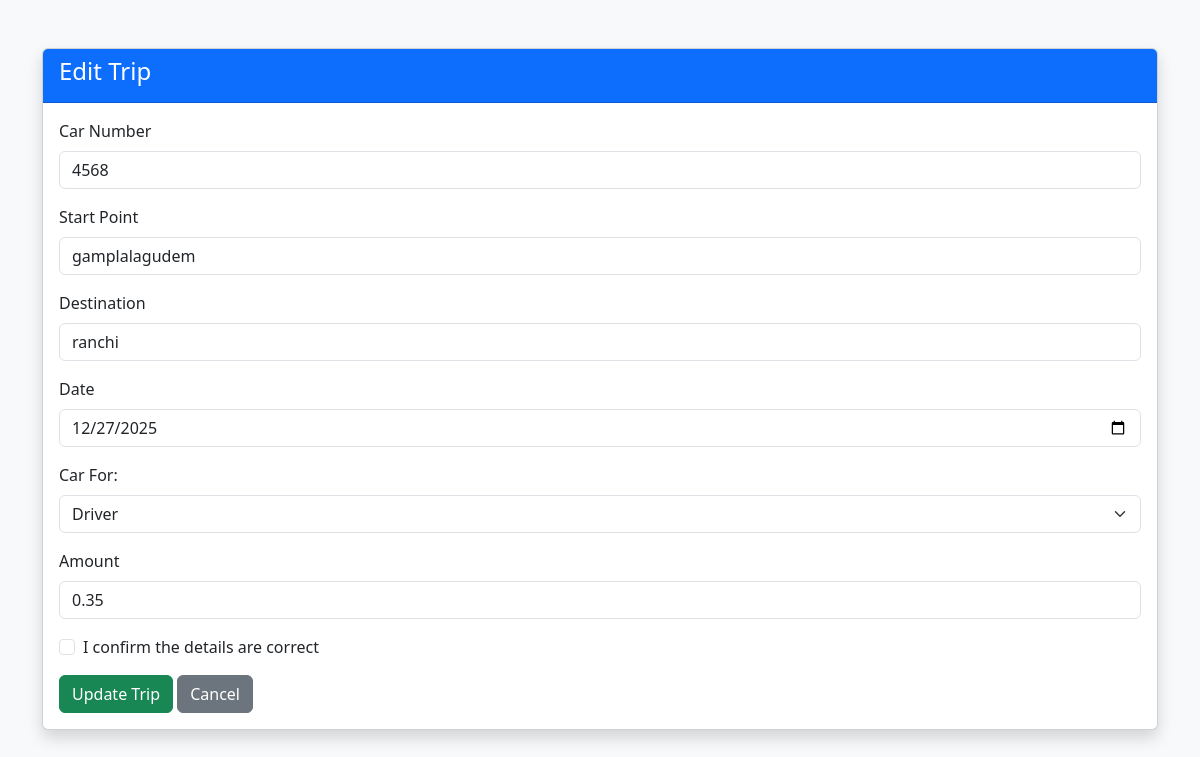
Page /edit/4 (signed in) on the committed database.
### app.py (models this page shows)
class CarTodo(db.Model):
    id = db.Column(db.Integer, primary_key=True)
    user_trip_id = db.Column(db.Integer, nullable=False)
    car_number = db.Column(db.String(20), nullable=False)
    start_point = db.Column(db.String(100), nullable=False)
    destination = db.Column(db.String(100), nullable=False)
    date = db.Column(db.String(20), nullable=False)
    car_for = db.Column(db.String(20), nullable=False)
    amount = db.Column(db.Float)
    user_id = db.Column(db.Integer, db.ForeignKey('user.id'))

### app.py (the view, shortened to what this page needs)
@app.route('/edit/<int:id>', methods=['GET', 'POST'])
@login_required
def edit(id):
    car = CarTodo.query.get_or_404(id)
    if car.user_id != current_user.id:
        return "Not allowed", 403
    return render_template('edit.html', car=car)

### app.py (called while the page is built)
@login_manager.user_loader
def load_user(user_id):
    return User.query.get(int(user_id))

### templates/edit.html (shortened to what this page needs)
<!DOCTYPE html>
<html>
<head>
    <link href="https://cdn.jsdelivr.net/npm/bootstrap@5.3.0/dist/css/bootstrap.min.css" rel="stylesheet">
</head>
<body class="bg-light">
<div class="container mt-5">
    <div class="card shadow">
        <div class="card-header bg-primary text-white">
            <h4>Edit Trip</h4>
        </div>
        <div class="card-body">
            <form method="POST">
                <div class="mb-3">
                    <label class="form-label">Car Number</label>
                    <input type="text" name="car_number" class="form-control" value="{{ car.car_number }}" required>
                </div>
                <div class="mb-3">
                    <label class="form-label">Start Point</label>
                    <input type="text" name="start_point" class="form-control" value="{{ car.start_point }}" required>
                </div>
                <div class="mb-3">
                    <label class="form-label">Destination</label>
                    <input type="text" name="destination" class="form-control" value="{{ car.destination }}" required>
                </div>
                <div class="mb-3">
                    <label class="form-label">Date</label>
                    <input type="date" name="date" class="form-control" value="{{ car.date }}" required>
                </div>
                <div class="mb-3">
                    <label class="form-label">Car For:</label>
                    <select name="car_for" class="form-select">
                        <option value="self" {% if car.car_for=='Driver' %}selected{% endif %}>Driver</option>
                    </select>
                </div>
                <div class="mb-3">
                    <label class="form-label">Amount</label>
                    <input type="number" step="0.01" name="amount" class="form-control" value="{{ car.amount }}">
                </div>
                <div class="form-check mb-3">
                    <input class="form-check-input" type="checkbox" name="details_confirm" id="detailsConfirm">
                    <label class="form-check-label" for="detailsConfirm">
                        I confirm the details are correct
                    </label>
                </div>
                <button type="submit" class="btn btn-success">Update Trip</button>
                <a href="{{ url_for('index') }}" class="btn btn-secondary">Cancel</a>
            </form>
        </div>
    </div>
</div>
</body>
</html>

### rows in the picture
CarTodo: car_number "4568", start_point "gamplalagudem", destination "ranchi", date "12/27/2025", amount "0.35"
